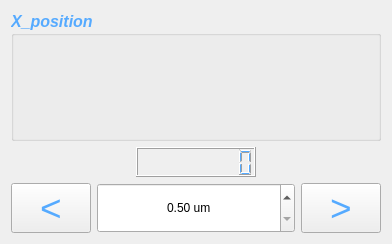
          <widget class="QWidget" name="tab_2">
           <attribute name="title">
            <string>X_axis</string>
           </attribute>
           <layout class="QGridLayout" name="gridLayout_3">
            <item row="0" column="0">
             <layout class="QGridLayout" name="gridLayout">
              <item row="0" column="0" colspan="3">
               <widget class="QGroupBox" name="X_position">
                <property name="sizePolicy">
                 <sizepolicy hsizetype="MinimumExpanding" vsizetype="Fixed">
                  <horstretch>0</horstretch>
                  <verstretch>0</verstretch>
                 </sizepolicy>
                </property>
                <property name="minimumSize">
                 <size>
                  <width>370</width>
                  <height>130</height>
                 </size>
                </property>
                <property name="palette">
                 <palette>
                  <active>
                   <colorrole role="WindowText">
                    <brush brushstyle="SolidPattern">
                     <color alpha="255">
                      <red>85</red>
                      <green>170</green>
                      <blue>255</blue>
                     </color>
                    </brush>
                   </colorrole>
                   <colorrole role="Text">
                    <brush brushstyle="SolidPattern">
                     <color alpha="255">
                      <red>85</red>
                      <green>170</green>
                      <blue>255</blue>
                     </color>
                    </brush>
                   </colorrole>
                   <colorrole role="ButtonText">
                    <brush brushstyle="SolidPattern">
                     <color alpha="255">
                      <red>85</red>
                      <green>170</green>
                      <blue>255</blue>
                     </color>
                    </brush>
                   </colorrole>
                   <colorrole role="ToolTipText">
                    <brush brushstyle="SolidPattern">
                     <color alpha="255">
                      <red>85</red>
                      <green>170</green>
                      <blue>255</blue>
                     </color>
                    </brush>
                   </colorrole>
                   <colorrole role="PlaceholderText">
                    <brush brushstyle="SolidPattern">
                     <color alpha="128">
                      <red>85</red>
                      <green>170</green>
                      <blue>255</blue>
                     </color>
                    </brush>
                   </colorrole>
                  </active>
                  <inactive>
                   <colorrole role="WindowText">
                    <brush brushstyle="SolidPattern">
                     <color alpha="255">
                      <red>85</red>
                      <green>170</green>
                      <blue>255</blue>
                     </color>
                    </brush>
                   </colorrole>
                   <colorrole role="Text">
                    <brush brushstyle="SolidPattern">
                     <color alpha="255">
                      <red>85</red>
                      <green>170</green>
                      <blue>255</blue>
                     </color>
                    </brush>
                   </colorrole>
                   <colorrole role="ButtonText">
                    <brush brushstyle="SolidPattern">
                     <color alpha="255">
                      <red>85</red>
                      <green>170</green>
                      <blue>255</blue>
                     </color>
                    </brush>
                   </colorrole>
                   <colorrole role="ToolTipText">
                    <brush brushstyle="SolidPattern">
                     <color alpha="255">
                      <red>85</red>
                      <green>170</green>
                      <blue>255</blue>
                     </color>
                    </brush>
                   </colorrole>
                   <colorrole role="PlaceholderText">
                    <brush brushstyle="SolidPattern">
                     <color alpha="128">
                      <red>85</red>
                      <green>170</green>
                      <blue>255</blue>
                     </color>
                    </brush>
                   </colorrole>
                  </inactive>
                  <disabled>
                   <colorrole role="WindowText">
                    <brush brushstyle="SolidPattern">
                     <color alpha="255">
                      <red>120</red>
                      <green>120</green>
                      <blue>120</blue>
                     </color>
                    </brush>
                   </colorrole>
                   <colorrole role="Text">
                    <brush brushstyle="SolidPattern">
                     <color alpha="255">
                      <red>120</red>
                      <green>120</green>
                      <blue>120</blue>
                     </color>
                    </brush>
                   </colorrole>
                   <colorrole role="ButtonText">
                    <brush brushstyle="SolidPattern">
                     <color alpha="255">
                      <red>120</red>
                      <green>120</green>
                      <blue>120</blue>
                     </color>
                    </brush>
                   </colorrole>
                   <colorrole role="ToolTipText">
                    <brush brushstyle="SolidPattern">
                     <color alpha="255">
                      <red>85</red>
                      <green>170</green>
                      <blue>255</blue>
                     </color>
                    </brush>
                   </colorrole>
                   <colorrole role="PlaceholderText">
                    <brush brushstyle="SolidPattern">
                     <color alpha="128">
                      <red>0</red>
                      <green>0</green>
                      <blue>0</blue>
                     </color>
                    </brush>
                   </colorrole>
                  </disabled>
                 </palette>
                </property>
                <property name="font">
                 <font>
                  <family>Arial</family>
                  <pointsize>12</pointsize>
                  <weight>75</weight>
                  <italic>true</italic>
                  <bold>true</bold>
                  <stylestrategy>PreferAntialias</stylestrategy>
                 </font>
                </property>
                <property name="title">
                 <string>X_position</string>
                </property>
               </widget>
              </item>
              <item row="1" column="0">
               <spacer name="horizontalSpacer">
                <property name="orientation">
                 <enum>Qt::Horizontal</enum>
                </property>
                <property name="sizeHint" stdset="0">
                 <size>
                  <width>40</width>
                  <height>20</height>
                 </size>
                </property>
               </spacer>
              </item>
              <item row="1" column="1">
               <widget class="QLCDNumber" name="lcd_X_pos">
                <property name="sizePolicy">
                 <sizepolicy hsizetype="Fixed" vsizetype="Fixed">
                  <horstretch>0</horstretch>
                  <verstretch>0</verstretch>
                 </sizepolicy>
                </property>
                <property name="minimumSize">
                 <size>
                  <width>120</width>
                  <height>30</height>
                 </size>
                </property>
                <property name="palette">
                 <palette>
                  <active>
                   <colorrole role="WindowText">
                    <brush brushstyle="SolidPattern">
                     <color alpha="255">
                      <red>85</red>
                      <green>170</green>
                      <blue>255</blue>
                     </color>
                    </brush>
                   </colorrole>
                  </active>
                  <inactive>
                   <colorrole role="WindowText">
                    <brush brushstyle="SolidPattern">
                     <color alpha="255">
                      <red>85</red>
                      <green>170</green>
                      <blue>255</blue>
                     </color>
                    </brush>
                   </colorrole>
                  </inactive>
                  <disabled>
                   <colorrole role="WindowText">
                    <brush brushstyle="SolidPattern">
                     <color alpha="255">
                      <red>120</red>
                      <green>120</green>
                      <blue>120</blue>
                     </color>
                    </brush>
                   </colorrole>
                  </disabled>
                 </palette>
                </property>
                <property name="toolTip">
                 <string>current X position</string>
                </property>
                <property name="digitCount">
                 <number>8</number>
                </property>
                <property name="value" stdset="0">
                 <double>0.000000000000000</double>
                </property>
               </widget>
              </item>
              <item row="1" column="2">
               <spacer name="horizontalSpacer_2">
                <property name="orientation">
                 <enum>Qt::Horizontal</enum>
                </property>
                <property name="sizeHint" stdset="0">
                 <size>
                  <width>40</width>
                  <height>20</height>
                 </size>
                </property>
               </spacer>
              </item>
              <item row="2" column="0" colspan="3">
               <layout class="QHBoxLayout" name="horizontalLayout">
                <item>
                 <widget class="QPushButton" name="X_axis_left">
                  <property name="sizePolicy">
                   <sizepolicy hsizetype="Fixed" vsizetype="Fixed">
                    <horstretch>0</horstretch>
                    <verstretch>0</verstretch>
                   </sizepolicy>
                  </property>
                  <property name="minimumSize">
                   <size>
                    <width>80</width>
                    <height>30</height>
                   </size>
                  </property>
                  <property name="palette">
                   <palette>
                    <active>
                     <colorrole role="ButtonText">
                      <brush brushstyle="SolidPattern">
                       <color alpha="255">
                        <red>85</red>
                        <green>170</green>
                        <blue>255</blue>
                       </color>
                      </brush>
                     </colorrole>
                    </active>
                    <inactive>
                     <colorrole role="ButtonText">
                      <brush brushstyle="SolidPattern">
                       <color alpha="255">
                        <red>85</red>
                        <green>170</green>
                        <blue>255</blue>
                       </color>
                      </brush>
                     </colorrole>
                    </inactive>
                    <disabled>
                     <colorrole role="ButtonText">
                      <brush brushstyle="SolidPattern">
                       <color alpha="255">
                        <red>120</red>
                        <green>120</green>
                        <blue>120</blue>
                       </color>
                      </brush>
                     </colorrole>
                    </disabled>
                   </palette>
                  </property>
                  <property name="font">
                   <font>
                    <family>Arial</family>
                    <pointsize>28</pointsize>
                    <weight>50</weight>
                    <bold>false</bold>
                    <stylestrategy>PreferDefault</stylestrategy>
                   </font>
                  </property>
                  <property name="text">
                   <string>&lt;</string>
                  </property>
                  <property name="autoDefault">
                   <bool>false</bool>
                  </property>
                  <property name="default">
                   <bool>false</bool>
                  </property>
                  <property name="flat">
                   <bool>false</bool>
                  </property>
                 </widget>
                </item>
                <item>
                 <widget class="QDoubleSpinBox" name="Step_X_axis">
                  <property name="sizePolicy">
                   <sizepolicy hsizetype="MinimumExpanding" vsizetype="Fixed">
                    <horstretch>0</horstretch>
                    <verstretch>0</verstretch>
                   </sizepolicy>
                  </property>
                  <property name="minimumSize">
                   <size>
                    <width>160</width>
                    <height>50</height>
                   </size>
                  </property>
                  <property name="toolTip">
                   <string>Each Step size X</string>
                  </property>
                  <property name="inputMethodHints">
                   <set>Qt::ImhFormattedNumbersOnly|Qt::ImhNoAutoUppercase|Qt::ImhPreferNumbers</set>
                  </property>
                  <property name="alignment">
                   <set>Qt::AlignCenter</set>
                  </property>
                  <property name="suffix">
                   <string> um</string>
                  </property>
                  <property name="minimum">
                   <double>0.500000000000000</double>
                  </property>
                 </widget>
                </item>
                <item>
                 <widget class="QPushButton" name="X_axis_right">
                  <property name="sizePolicy">
                   <sizepolicy hsizetype="Fixed" vsizetype="Fixed">
                    <horstretch>0</horstretch>
                    <verstretch>0</verstretch>
                   </sizepolicy>
                  </property>
                  <property name="minimumSize">
                   <size>
                    <width>80</width>
                    <height>50</height>
                   </size>
                  </property>
                  <property name="palette">
                   <palette>
                    <active>
                     <colorrole role="ButtonText">
                      <brush brushstyle="SolidPattern">
                       <color alpha="255">
                        <red>85</red>
                        <green>170</green>
                        <blue>255</blue>
                       </color>
                      </brush>
                     </colorrole>
                    </active>
                    <inactive>
                     <colorrole role="ButtonText">
                      <brush brushstyle="SolidPattern">
                       <color alpha="255">
                        <red>85</red>
                        <green>170</green>
                        <blue>255</blue>
                       </color>
                      </brush>
                     </colorrole>
                    </inactive>
                    <disabled>
                     <colorrole role="ButtonText">
                      <brush brushstyle="SolidPattern">
                       <color alpha="255">
                        <red>120</red>
                        <green>120</green>
                        <blue>120</blue>
                       </color>
                      </brush>
                     </colorrole>
                    </disabled>
                   </palette>
                  </property>
                  <property name="font">
                   <font>
                    <family>Arial</family>
                    <pointsize>28</pointsize>
                    <weight>50</weight>
                    <bold>false</bold>
                    <stylestrategy>PreferDefault</stylestrategy>
                   </font>
                  </property>
                  <property name="text">
                   <string>&gt;</string>
                  </property>
                 </widget>
                </item>
               </layout>
              </item>
             </layout>
            </item>
           </layout>
          </widget>
